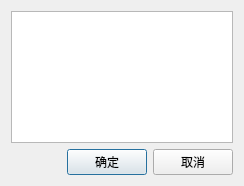
<?xml version="1.0" encoding="UTF-8"?>
<ui version="4.0">
 <class>public_select_stringlist</class>
 <widget class="QDialog" name="public_select_stringlist">
  <property name="geometry">
   <rect>
    <x>0</x>
    <y>0</y>
    <width>244</width>
    <height>186</height>
   </rect>
  </property>
  <property name="windowTitle">
   <string>Dialog</string>
  </property>
  <layout class="QVBoxLayout" name="verticalLayout">
   <item>
    <widget class="ftableview" name="tableView"/>
   </item>
   <item>
    <layout class="QHBoxLayout" name="horizontalLayout">
     <item>
      <spacer name="horizontalSpacer">
       <property name="orientation">
        <enum>Qt::Horizontal</enum>
       </property>
       <property name="sizeHint" stdset="0">
        <size>
         <width>40</width>
         <height>20</height>
        </size>
       </property>
      </spacer>
     </item>
     <item>
      <widget class="lds_toolbar_button" name="pushButton_ok">
       <property name="text">
        <string>确定</string>
       </property>
       <property name="outer_stylesheet" stdset="0">
        <string>pushbutton</string>
       </property>
      </widget>
     </item>
     <item>
      <widget class="lds_toolbar_button" name="pushButton_cancel">
       <property name="text">
        <string>取消</string>
       </property>
       <property name="outer_stylesheet" stdset="0">
        <string>pushbutton</string>
       </property>
      </widget>
     </item>
    </layout>
   </item>
  </layout>
 </widget>
 <customwidgets>
  <customwidget>
   <class>ftableview</class>
   <extends>QTableView</extends>
   <header>ftableview.h</header>
  </customwidget>
  <customwidget>
   <class>lds_toolbar_button</class>
   <extends>QPushButton</extends>
   <header>lds_toolbar_button.h</header>
  </customwidget>
 </customwidgets>
 <resources/>
 <connections/>
</ui>
